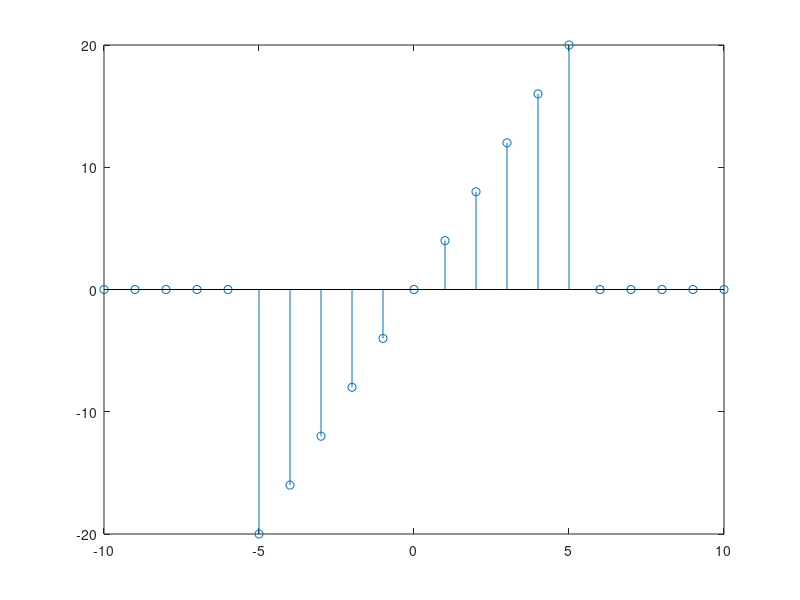

The MATLAB source for this figure:
clc
clear all
n=-10:1:10
c=1
for(i=n)
if(i<=5&i>=-5) 
    x(:,c)=4.*i
    c=c+1
else
    x(:,c)=0;
    c=c+1
end

end
stem(n,x)

